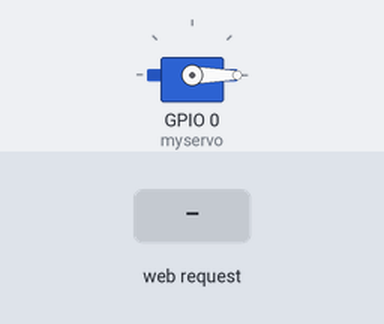
The sketch below on a simulated ESP8266 (NodeMCU). Shown: servo. The inputs (shaded band) are chosen by the test bench. WiFi joins after 1.5 s; servers stay silent unless stated; what the sketch prints to the serial monitor is not drawn.

Above: at 4.0 s.
4.1 s: HTTP request GET /door/1 received
At 4.58 s:
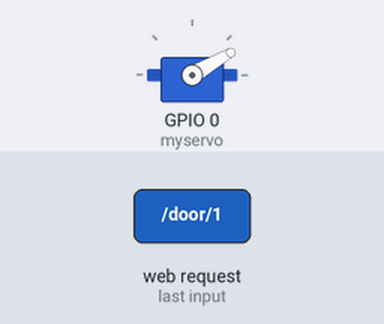
At 6.4 s:
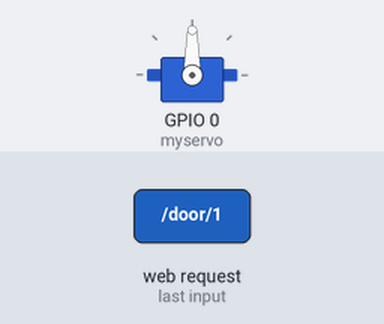
7.1 s: HTTP request GET /door/0 received
At 7.58 s:
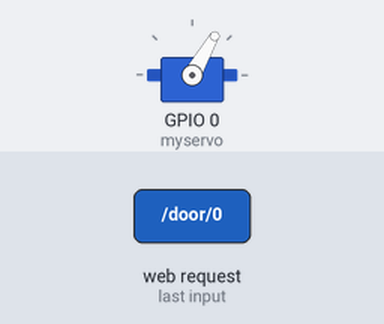
Timing chart, 0 to 10.1 s (numbered marks = the images above; inputs shaded):
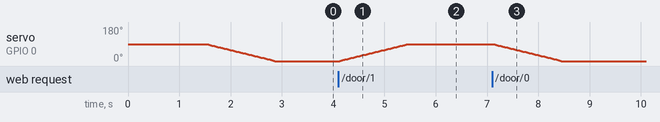

Measured:
- after the input at 4.1 s, servo on GPIO 0 (myservo): moves from 0° to 90° over 1.3 s, starting at once
- after the input at 7.1 s, servo on GPIO 0 (myservo): moves from 90° to 0° over 1.3 s, starting at once

The sketch:

boxC.ino
```cpp
/*this sample runs on a NodeMCU with one Servo motor attached
*/

#include <Servo.h>
#include <ESP8266WiFi.h>

const char* ssid = "WIFI_SSID";
const char* password = "WIFI_PASSWORD";

WiFiServer server(80);
Servo myservo;

void setup()
{
  Serial.begin(115200);
  delay(10);
  Serial.println();
  Serial.print("Connecting to ");
  Serial.println(ssid);

  WiFi.mode(WIFI_STA);
  WiFi.begin(ssid, password);

  while (WiFi.status() != WL_CONNECTED) {
    delay(500);
    Serial.print(".");
  }
  Serial.println("");
  Serial.println("WiFi connected");
  // Start the server
  server.begin();
  Serial.println("Server started");

  // Print the IP address
  Serial.println(WiFi.localIP());

  closeDoor();
}

void loop()
{
  // Check if a client has connected
  WiFiClient client = server.available();
  if (!client) {
    return;
  }

  // Wait until the client sends some data
  Serial.println("new client");
  while(!client.available()){
    delay(1);
  }

  // Read the first line of the request
  String req = client.readStringUntil('\r');
  Serial.println(req);
  client.flush();

  // Match the request
  int val;
  if (req.indexOf("/door/0") != -1)
    val = 0;
  else if (req.indexOf("/door/1") != -1)
    val = 1;
  else {
    Serial.println("invalid request");
    client.stop();
    return;
  }

  // Set GPIO2 according to the request
  if(val==0)closeDoor();
  else openDoor();

  client.flush();

  // Prepare the response
  String s = "HTTP/1.1 200 OK\r\nContent-Type: text/html\r\n\r\n<!DOCTYPE HTML>\r\n<html>\r\nGPIO is now ";
  s += (val)?"high":"low";
  s += "</html>\n";

  // Send the response to the client
  client.print(s);
  delay(1);
  Serial.println("Client disonnected");

  // The client will actually be disconnected
  // when the function returns and 'client' object is detroyed
}

void openDoor(){
   myservo.attach(0);  // attaches the servo on GIO2 to the servo object
  int pos;
  for(pos = 0; pos <= 90; pos += 1) // goes from 0 degrees to 180 degrees
    {                                  // in steps of 1 degree
      myservo.write(pos);              // tell servo to go to position in variable 'pos'
      delay(15);                       // waits 15ms for the servo to reach the position
    }
    myservo.detach();
  }

void closeDoor(){
    myservo.attach(0);  // attaches the servo on GIO2 to the servo object
    int pos;
    for(pos = 90; pos>=0; pos-=1)     // goes from 180 degrees to 0 degrees
    {
      myservo.write(pos);              // tell servo to go to position in variable 'pos'
      delay(15);                       // waits 15ms for the servo to reach the position
    }
    myservo.detach();
  }
```
